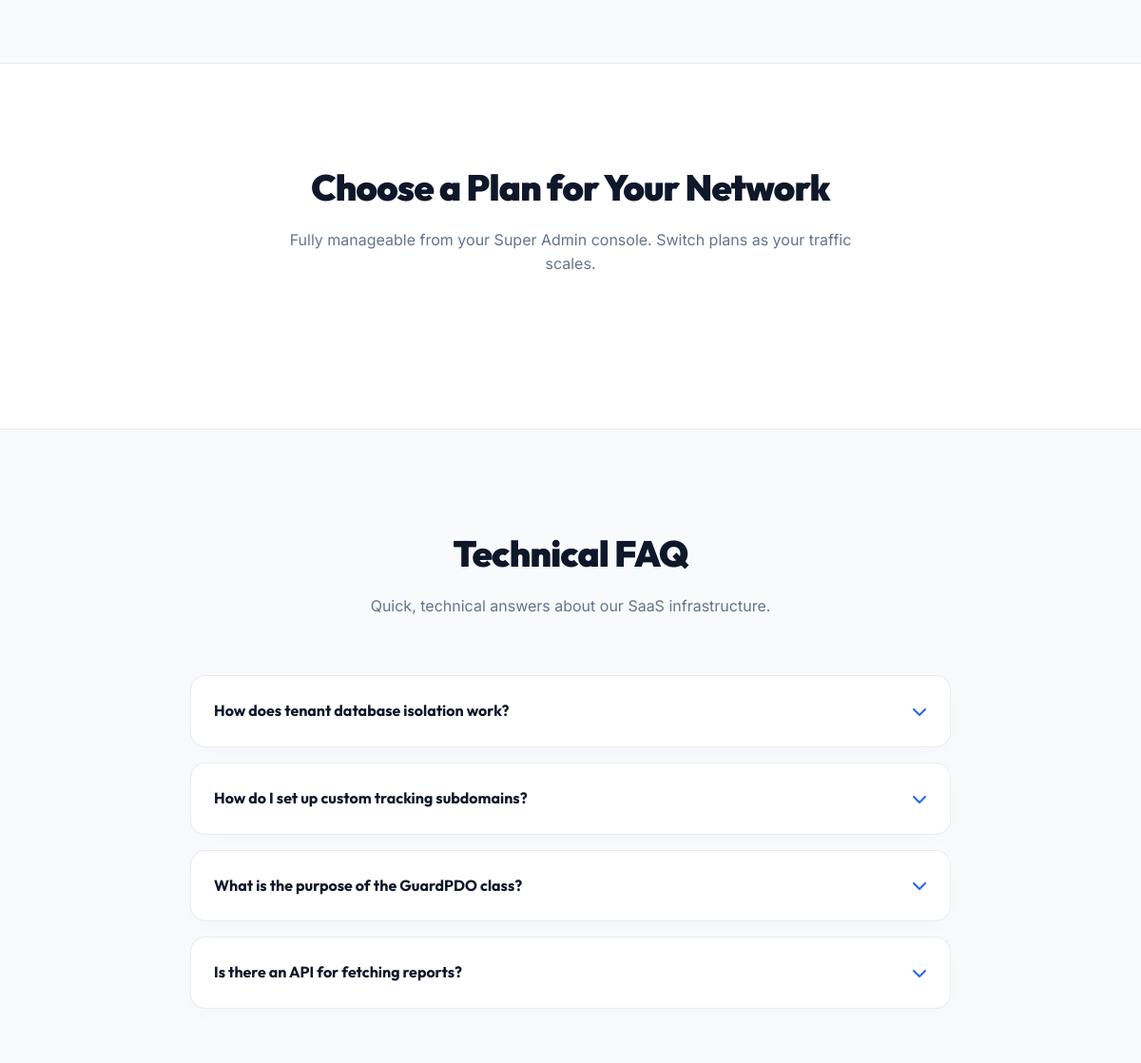
/ (middle part), run on an earlier commit of the app's database.
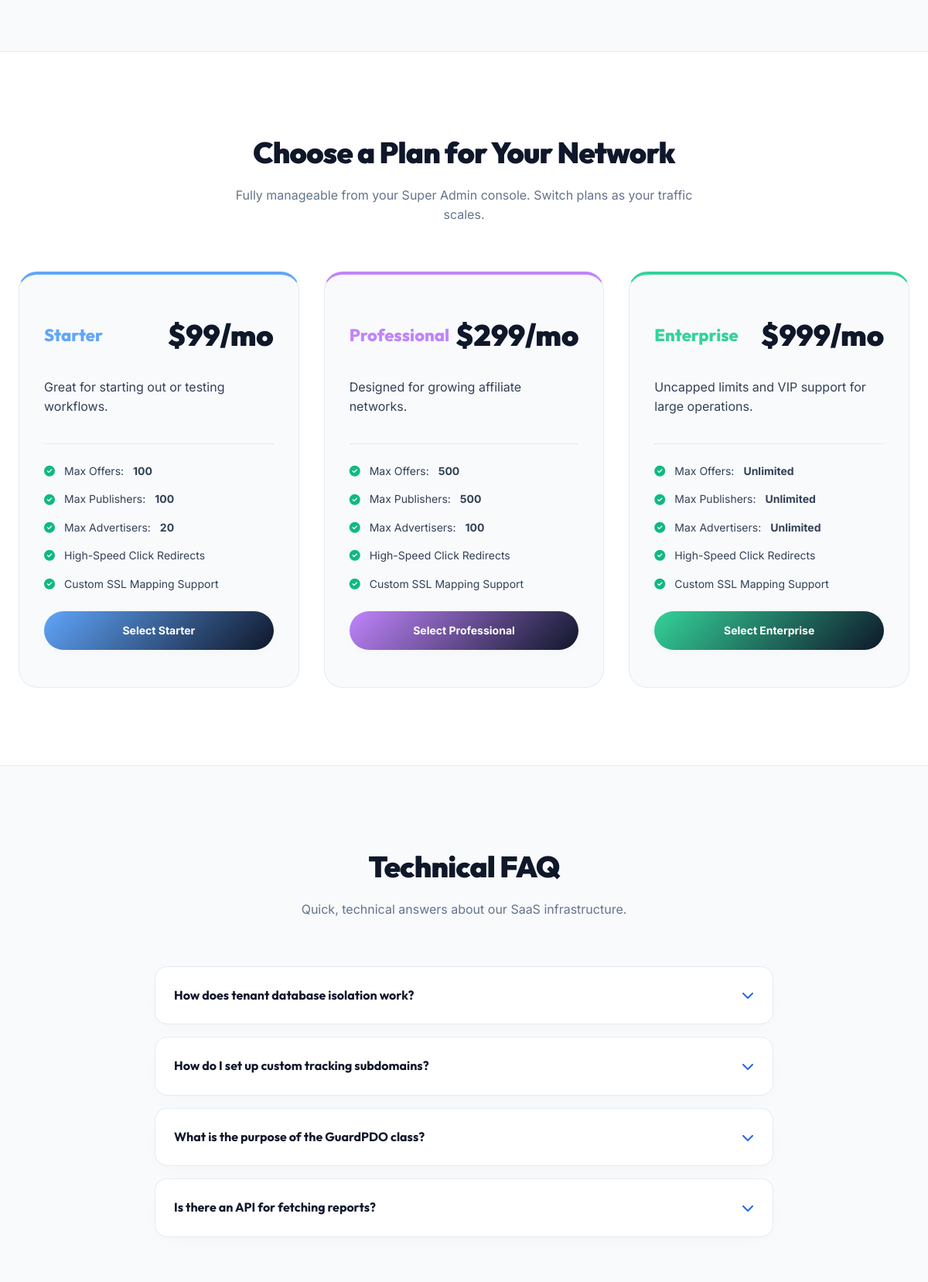
And on a later commit of the database.
### tables this page shows
CREATE TABLE `saas_plans` (
  `id` INT AUTO_INCREMENT PRIMARY KEY,
  `name` VARCHAR(50) NOT NULL UNIQUE,
  `price` VARCHAR(50) NOT NULL,
  `offers_limit` VARCHAR(50) NOT NULL,
  `publishers_limit` VARCHAR(50) NOT NULL,
  `advertisers_limit` VARCHAR(50) NOT NULL,
  `description` TEXT,
  `color` VARCHAR(20) DEFAULT '#60a5fa',
  `created_at` TIMESTAMP DEFAULT CURRENT_TIMESTAMP,
  `updated_at` TIMESTAMP DEFAULT CURRENT_TIMESTAMP ON UPDATE CURRENT_TIMESTAMP
);

### app/core/tenant.php (called while the page is built, shortened)
    <?php
class GuardPDO extends PDO {
    #[\ReturnTypeWillChange]
    public function prepare($query, $options = []) {
        return parent::prepare($query, $options);
    }
    #[\ReturnTypeWillChange]
    public function query($query, ...$args) {
        return parent::query($query, ...$args);
    }
}

### root_landing.php (the view, shortened to what the changed rows need)
<?php
require_once __DIR__ . '/app/config/database.php';
try {
    $plans = $pdo->query("SELECT * FROM saas_plans ORDER BY id ASC")->fetchAll(PDO::FETCH_ASSOC);
} catch (PDOException $e) {
    $plans = [
        [
            'name' => 'Starter',
            'price' => '$99/mo',
            'offers_limit' => '100',
            'publishers_limit' => '100',
            'advertisers_limit' => '20',
            'description' => 'Great for starting out or testing workflows.',
            'color' => '#2563eb'
        ],
        [
            'name' => 'Professional',
            'price' => '$299/mo',
            'offers_limit' => '500',
            'publishers_limit' => '500',
            'advertisers_limit' => '100',
            'description' => 'Designed for growing affiliate networks.',
            'color' => '#8b5cf6'
        ],
        [
            'name' => 'Enterprise',
            'price' => '$999/mo',
            'offers_limit' => 'Unlimited',
            'publishers_limit' => 'Unlimited',
            'advertisers_limit' => 'Unlimited',
            'description' => 'Uncapped limits and VIP support for large operations.',
            'color' => '#10b981'
        ]
    ];
}
?>
<!DOCTYPE html>
<html lang="en">
<head>
    <link rel="stylesheet" href="https://cdnjs.cloudflare.com/ajax/libs/font-awesome/6.4.0/css/all.min.css">
</head>
<body>
    <section class="pricing-section" id="pricing">
        <div class="container">
            <div class="section-header">
                <h2>Choose a Plan for Your Network</h2>
            </div>
            <div class="pricing-grid">
                <?php foreach ($plans as $p): ?>
                    <div class="price-card" style="border-top: 4px solid <?=$p['color']?>">
                        <div class="price-card-header">
                            <span class="price-tier-name" style="color: <?=$p['color']?>"><?=$p['name']?></span>
                            <span class="price-val"><?=$p['price']?></span>
                        </div>
                        <p class="price-desc"><?=$p['description']?></p>
                        <ul class="price-features">
                            <li><i class="fas fa-circle-check"></i> Max Offers: <strong><?=$p['offers_limit']?></strong></li>
                            <li><i class="fas fa-circle-check"></i> Max Publishers: <strong><?=$p['publishers_limit']?></strong></li>
                            <li><i class="fas fa-circle-check"></i> Max Advertisers: <strong><?=$p['advertisers_limit']?></strong></li>
                            <li><i class="fas fa-circle-check"></i> High-Speed Click Redirects</li>
                            <li><i class="fas fa-circle-check"></i> Custom SSL Mapping Support</li>
                        </ul>
                        <a href="/register.php?plan=<?=urlencode($p['name'])?>" class="btn btn-primary price-btn" style="background: linear-gradient(135deg, <?=$p['color']?> 0%, #0f172a 100%); border: none; box-shadow: 0 4px 14px rgba(0,0,0,0.02)">
                            Select <?=$p['name']?>
                        </a>
                    </div>
                <?php endforeach; ?>
            </div>
        </div>
    </section>
    <section class="faq-section" id="faq">
        <div class="container">
            <div class="section-header">
                <h2>Technical FAQ</h2>
            </div>
        </div>
    </section>
</body>
</html>

What changed in the data, as far as the page shows it:
added saas_plans: name "Starter", price "$99/mo", description "Great for starting out or testing workflows.", offers_limit "100", publishers_limit "100", advertisers_limit "20"
added saas_plans: name "Professional", price "$299/mo", description "Designed for growing affiliate networks.", offers_limit "500", publishers_limit "500", advertisers_limit "100"
added saas_plans: name "Enterprise", price "$999/mo", description "Uncapped limits and VIP support for large operations.", offers_limit "Unlimited", publishers_limit "Unlimited", advertisers_limit "Unlimited"
